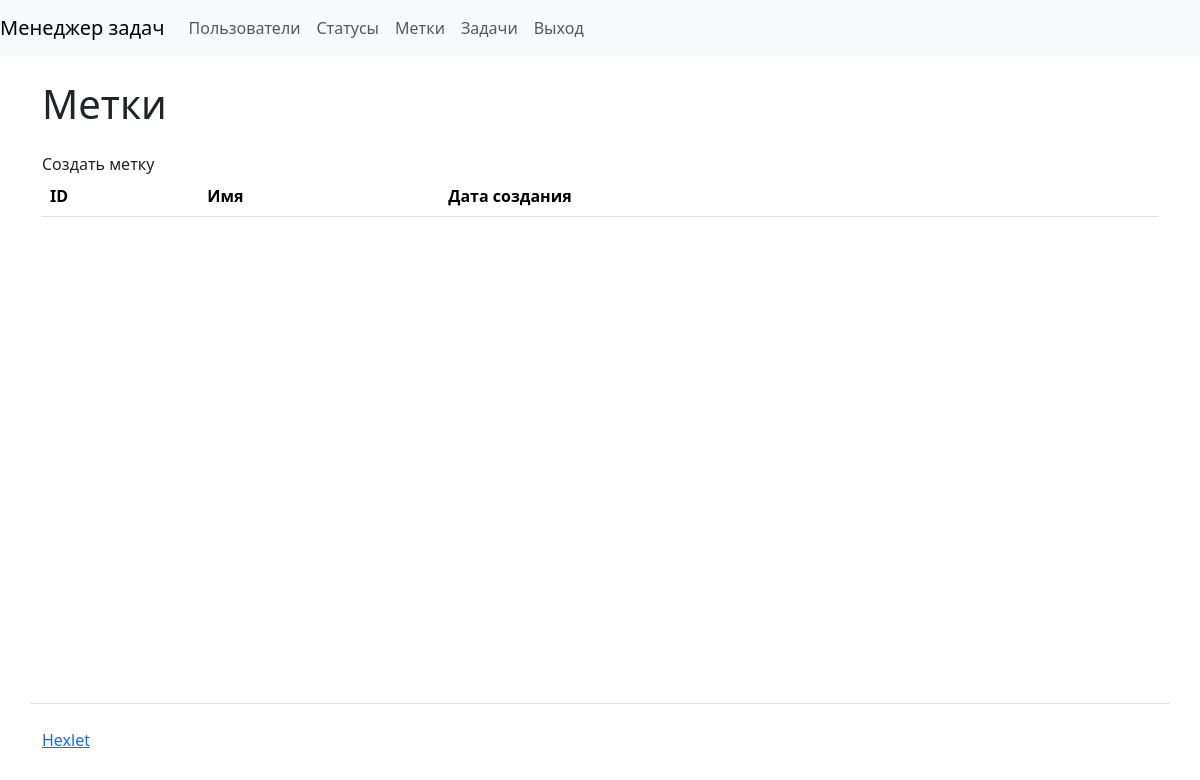
The page /labels/ (signed in) on the database as committed earlier.
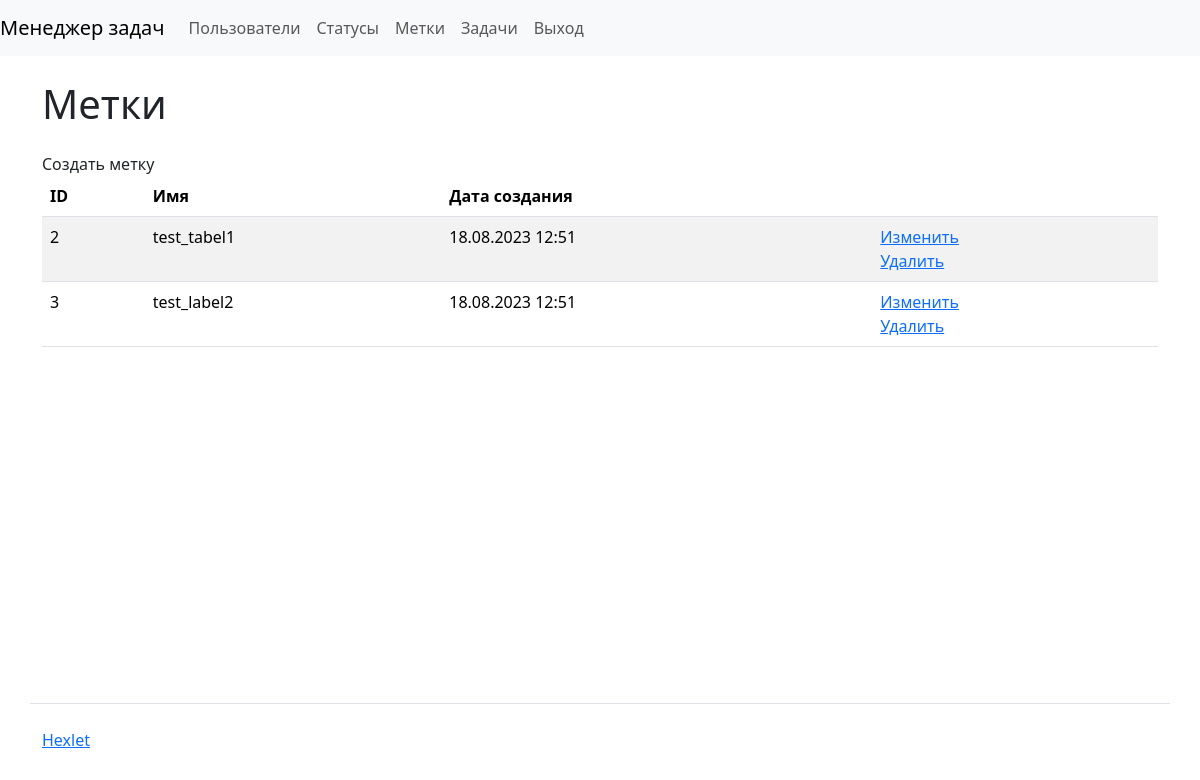
The same page on the database as committed later.
### task_manager/labels/models.py (models this page shows, shortened)
class Label(models.Model):
    name = models.CharField(max_length=255)
    date_joined = DateTimeField(auto_now_add=True)

### task_manager/labels/views.py (the view)
# urls.py: path('', views.LabelShow.as_view(), name='labels'),
class LabelShow(CustomLoginRequiredMixin, View):
    def get(self, request, *args, **kwargs):
        labels = Label.objects.all()
        return render(request, 'labels/labels.html', {
            'labels': labels,
        })

### task_manager/mixins.py (called while the page is built)
    def dispatch(self, request, *args, **kwargs):
        if not request.user.is_authenticated:
            messages.error(request, self.permission_denied_message)
        return super().dispatch(request, *args, **kwargs)

### task_manager/templates/labels/labels.html
{% extends "index.html" %}
{% block content %}
<h1 class="my-4"> Метки</h1>
<a class="nav-link" href="{% url 'create_label' %}">Создать метку</a>
<table class="table table-striped">
    <thead>
      <tr>
        <th>ID</th>
        <th>Имя</th>
        <th>Дата создания</th>
        <th></th>
      </tr>
    </thead>
    <tbody>
        {% for label in labels %}
        <tr>
          <td>{{ label.id }}</td>
          <td>{{ label.name }}</td>
          <td>{{ label.date_joined|date:'d.m.Y H:i' }}</td>
          <td>
            <a href="{% url 'edit_label' label.pk %}">Изменить</a>
            <br>
            <a href="{% url 'delete_label' label.pk %}">Удалить</a>
          </td>
        </tr>
        {% endfor %}
    </tbody>
</table>
{% endblock %}

### task_manager/templates/index.html (shortened to what this page needs)
<!DOCTYPE html>
{% load django_bootstrap5 %}
{% bootstrap_css %}
<html lang="ru-ru">
  <head>
  </head>
  <body class="d-flex flex-column min-vh-100">
    <nav class="navbar navbar-expand-lg navbar-light bg-light">
      <a class="navbar-brand" href="{% url 'index' %}">Менеджер задач</a>
      <div class="collapse navbar-collapse" id="navbarToggleExternalContent">
        <ul class="navbar-nav mr-auto">
          <li class="nav-item">
            <a class="nav-link" href="{% url 'users' %}">Пользователи</a>
          </li>
          {% if user.is_authenticated %}
          <li class="nav-item">
            <a class="nav-link" href="{% url 'statuses' %}">Статусы</a>
          </li>
          <li class="nav-item">
            <a class="nav-link" href="{% url 'labels' %}">Метки</a>
          </li>
          <li class="nav-item">
            <a class="nav-link" href="{% url 'tasks' %}">Задачи</a>
          </li>
          <li class="nav-item">
            <form id="logout-form" action="{% url 'logout' %}" method="POST">
              <a class="nav-link" onclick="document.getElementById('logout-form').submit();" style="cursor: pointer;">Выход</a>
            </form>
          </li>
          {% endif %}
        </ul>
      </div>
    </nav>
    <div class="container wrapper flex-grow-1">
    {% block content %}{% endblock %}
    </div>
    <footer>
      <div class="container my-5 pt-4 border-top">
        <a target="_blank" href="https://ru.hexlet.io/">Hexlet</a>
      </div>
    </footer>
  </body>
</html>

Rows that differ between the two databases and show on the page:
added Label: id "2", name "test_tabel1", date_joined "18.08.2023 12:51"
added Label: id "3", name "test_label2", date_joined "18.08.2023 12:51"
